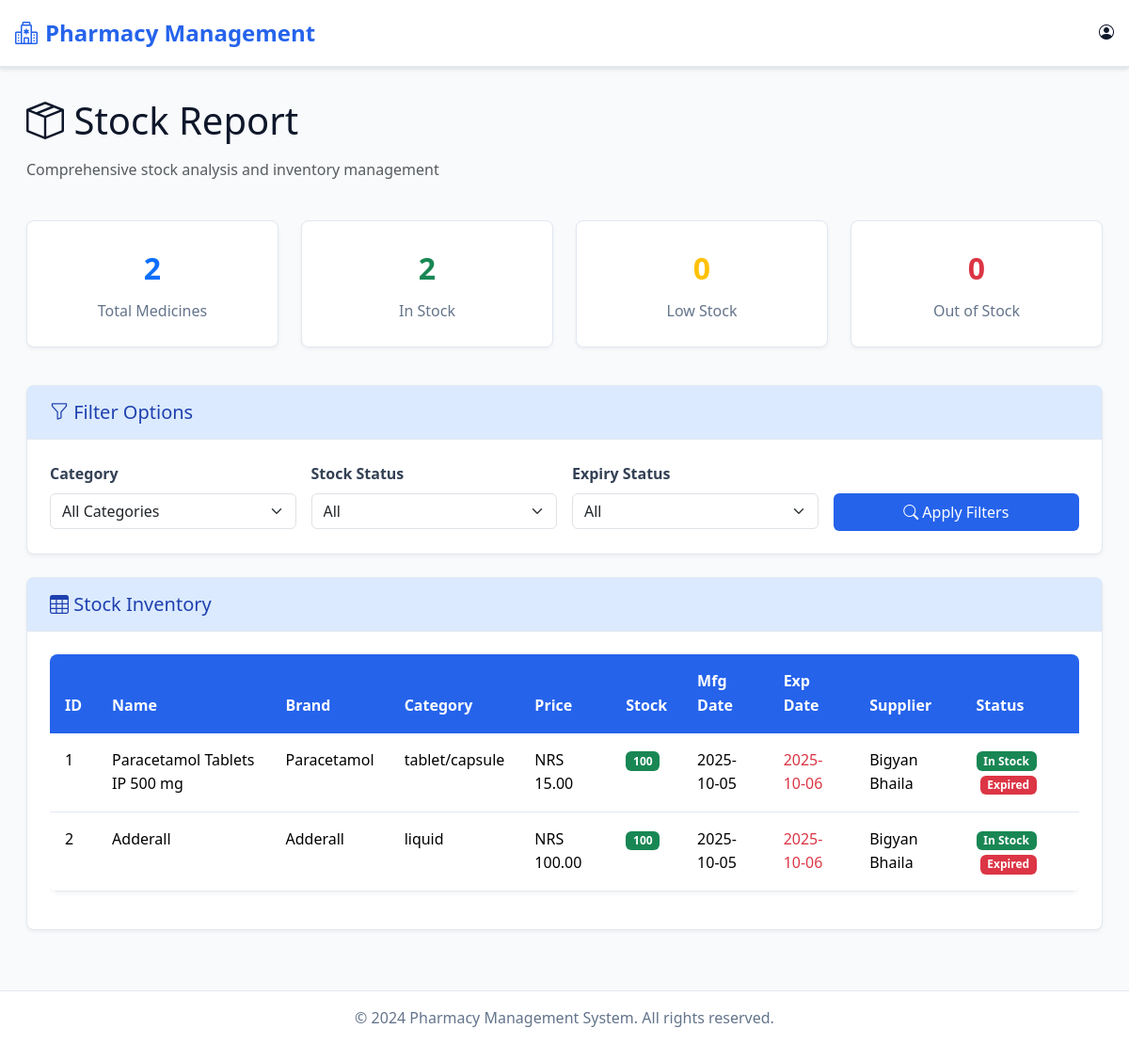
The app's page /stock/stock_report/, older data.
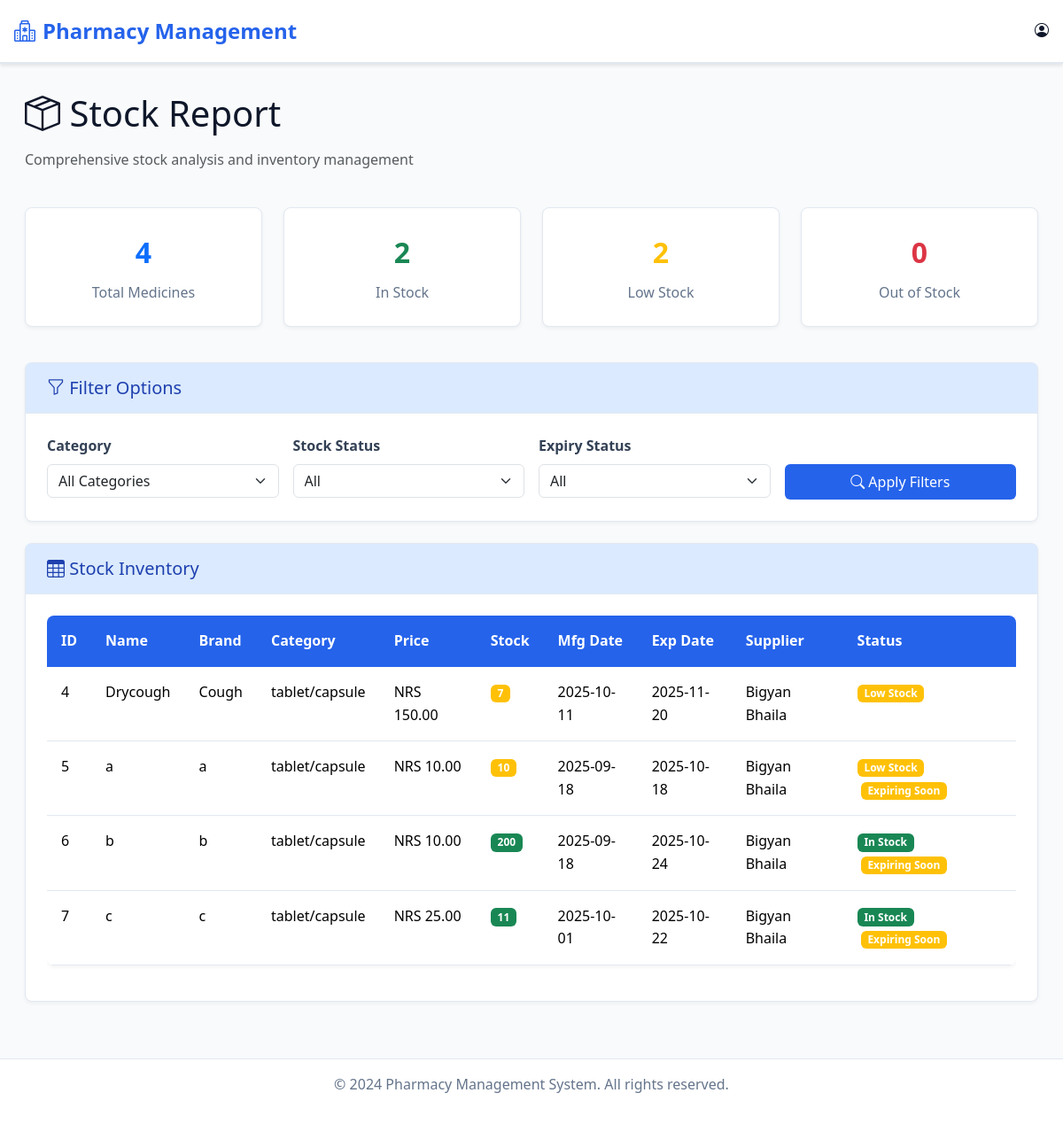
The same page, newer data.
### medicine/models.py (models this page shows, shortened)
class Medicine(models.Model):
    medicine_id = models.AutoField(primary_key=True)   # custom PK
    name = models.CharField(max_length=100)
    brand_name = models.CharField(max_length=100)
    CATEGORY_CHOICES = [
        ("tablet/capsule", "Tablet/Capsule"),
        ("liquid", "Liquid"),
        ("patch", "Patch"),
        ("cream", "Topical Cream"),
    ]
    category = models.CharField(max_length=20, choices=CATEGORY_CHOICES, default="tablet/capsule")
    mfg_date = models.DateField()
    exp_date = models.DateField()
    price = models.DecimalField(max_digits=10, decimal_places=2)
    stock_qty = models.PositiveIntegerField(default=0)
    supplier = models.ForeignKey(Supplier, on_delete=models.CASCADE, related_name="medicines")

### supplier/models.py (models this page shows, shortened)
class Supplier(models.Model):
    id = models.AutoField(primary_key=True)   # auto increment id
    name = models.CharField(max_length=100)
    contact = models.CharField(max_length=20)
    address = models.TextField()

### pharmacy/views.py (the view)
# urls.py: path('stock/stock_report/', views.stock_report, name='stock_report'),
def stock_report(request):
    from datetime import timedelta
    medicines = Medicine.objects.all()
    today = date.today()
    expiring_soon_date = today + timedelta(days=30)
    total_medicines = medicines.count()
    in_stock = medicines.filter(stock_qty__gt=10).count()
    low_stock = medicines.filter(stock_qty__lte=10, stock_qty__gt=0).count()
    out_of_stock = medicines.filter(stock_qty__lte=0).count()
    return render(request, 'admin/stock/stock_report.html', {
        "medicines": medicines,
        "today": today,
        "expiring_soon_date": expiring_soon_date,
        "total_medicines": total_medicines,
        "in_stock": in_stock,
        "low_stock": low_stock,
        "out_of_stock": out_of_stock,
    })

### templates/admin/stock/stock_report.html (shortened to what this page needs)
{% extends "admin/base.html" %}
{% block content %}
<div class="container-fluid">
    <div class="row mb-4">
        <div class="col-12">
            <h1 class="mb-3">
                <i class="bi bi-box-seam"></i> Stock Report
            </h1>
            <p class="text-muted">Comprehensive stock analysis and inventory management</p>
        </div>
    </div>
    <div class="row mb-4">
        <div class="col-lg-3 col-md-6 mb-3">
            <div class="stat-card">
                <div class="stat-number text-primary">{{ total_medicines }}</div>
                <div class="stat-label">Total Medicines</div>
            </div>
        </div>
        <div class="col-lg-3 col-md-6 mb-3">
            <div class="stat-card">
                <div class="stat-number text-success">{{ in_stock }}</div>
                <div class="stat-label">In Stock</div>
            </div>
        </div>
        <div class="col-lg-3 col-md-6 mb-3">
            <div class="stat-card">
                <div class="stat-number text-warning">{{ low_stock }}</div>
                <div class="stat-label">Low Stock</div>
            </div>
        </div>
        <div class="col-lg-3 col-md-6 mb-3">
            <div class="stat-card">
                <div class="stat-number text-danger">{{ out_of_stock }}</div>
                <div class="stat-label">Out of Stock</div>
            </div>
        </div>
    </div>
    <div class="row mb-4">
        <div class="col-12">
            <div class="card">
                <div class="card-header">
                    <h5 class="mb-0">
                        <i class="bi bi-funnel"></i> Filter Options
                    </h5>
                </div>
                <div class="card-body">
                    <div class="row g-3">
                        <div class="col-md-3">
                            <label for="categoryFilter" class="form-label">Category</label>
                            <select id="categoryFilter" class="form-select">
                                <option value="">All Categories</option>
                            </select>
                        </div>
                        <div class="col-md-3">
                            <label for="stockFilter" class="form-label">Stock Status</label>
                            <select id="stockFilter" class="form-select">
                                <option value="">All</option>
                            </select>
                        </div>
                        <div class="col-md-3">
                            <label for="expiryFilter" class="form-label">Expiry Status</label>
                            <select id="expiryFilter" class="form-select">
                                <option value="">All</option>
                            </select>
                        </div>
                        <div class="col-md-3">
                            <label class="form-label">&nbsp;</label>
                            <div class="d-grid">
                                <button onclick="applyFilters()" class="btn btn-primary">
                                    <i class="bi bi-search"></i> Apply Filters
                                </button>
                            </div>
                        </div>
                    </div>
                </div>
            </div>
        </div>
    </div>
    <div class="row">
        <div class="col-12">
            <div class="card">
                <div class="card-header">
                    <h5 class="mb-0">
                        <i class="bi bi-table"></i> Stock Inventory
                    </h5>
                </div>
                <div class="card-body">
                    <div class="table-responsive">
                        <table class="table" id="stockTable">
                            <thead>
                                <tr>
                                    <th>ID</th>
                                    <th>Name</th>
                                    <th>Brand</th>
                                    <th>Category</th>
                                    <th>Price</th>
                                    <th>Stock</th>
                                    <th>Mfg Date</th>
                                    <th>Exp Date</th>
                                    <th>Supplier</th>
                                    <th>Status</th>
                                </tr>
                            </thead>
                            <tbody>
                                {% for medicine in medicines %}
                                <tr>
                                    <td>{{ medicine.medicine_id }}</td>
                                    <td>{{ medicine.name }}</td>
                                    <td>{{ medicine.brand_name }}</td>
                                    <td>{{ medicine.category }}</td>
                                    <td>NRS {{ medicine.price|floatformat:2 }}</td>
                                    <td>
                                        <span class="badge {% if medicine.stock_qty <= 0 %}bg-danger{% elif medicine.stock_qty <= 10 %}bg-warning{% else %}bg-success{% endif %}">
                                            {{ medicine.stock_qty }}
                                        </span>
                                    </td>
                                    <td>{{ medicine.mfg_date|date:"Y-m-d" }}</td>
                                    <td>
                                        <span class="{% if medicine.exp_date < today %}text-danger{% endif %}">
                                            {{ medicine.exp_date|date:"Y-m-d" }}
                                        </span>
                                    </td>
                                    <td>{{ medicine.supplier.name|default:"N/A" }}</td>
                                    <td>
                                        {% if medicine.stock_qty <= 0 %}
                                            <span class="badge bg-danger">Out of Stock</span>
                                        {% elif medicine.stock_qty <= 10 %}
                                            <span class="badge bg-warning">Low Stock</span>
                                        {% else %}
                                            <span class="badge bg-success">In Stock</span>
                                        {% endif %}
                                        {% if medicine.exp_date < today %}
                                            <span class="badge bg-danger ms-1">Expired</span>
                                        {% elif medicine.exp_date <= expiring_soon_date %}
                                            <span class="badge bg-warning ms-1">Expiring Soon</span>
                                        {% endif %}
                                    </td>
                                </tr>
                                {% empty %}
                                <tr>
                                    <td colspan="10" class="text-center text-muted">No medicines found</td>
                                </tr>
                                {% endfor %}
                            </tbody>
                        </table>
                    </div>
                </div>
            </div>
        </div>
    </div>
</div>
<link rel="stylesheet" href="https://cdn.datatables.net/1.13.6/css/dataTables.bootstrap5.min.css">
<link rel="stylesheet" href="https://cdn.datatables.net/buttons/2.4.1/css/buttons.bootstrap5.min.css">
{% endblock %}

### templates/admin/base.html (shortened to what this page needs)
<!DOCTYPE html>
<html lang="en">
<head>
    <link href="https://cdn.jsdelivr.net/npm/bootstrap@5.3.2/dist/css/bootstrap.min.css" rel="stylesheet">
    <link href="https://cdn.jsdelivr.net/npm/bootstrap-icons@1.11.1/font/bootstrap-icons.min.css" rel="stylesheet">
</head>
<body>
    <header class="header">
        <div class="header-content">
            <a href="{% url 'index' %}" class="logo">
                <i class="bi bi-hospital"></i>
                Pharmacy Management
            </a>
            <div class="user-info">
                <i class="bi bi-person-circle"></i>
            </div>
        </div>
    </header>
    <main class="main-content">
        {% block content %}{% endblock %}
    </main>
    <footer class="footer">
        <p>&copy; 2024 Pharmacy Management System. All rights reserved.</p>
    </footer>
</body>
</html>

### templates/admin/base.html (style rules this page uses)
:root { --primary-blue: #2563eb; --light-blue: #dbeafe; --dark-blue: #1e40af; --white: #ffffff; --light-gray: #f8fafc; --gray: #64748b; --dark-gray: #334155; --black: #0f172a; --border-color: #e2e8f0; --success: #10b981; --warning: #f59e0b; --danger: #ef4444; }
* { margin: 0; padding: 0; box-sizing: border-box; }
body { font-family: 'Segoe UI', Tahoma, Geneva, Verdana, sans-serif; background-color: var(--light-gray); color: var(--black); line-height: 1.6; }
.header { background-color: var(--white); border-bottom: 2px solid var(--border-color); padding: 1rem 0; box-shadow: 0 2px 4px rgba(0,0,0,0.1); }
.header-content { display: flex; justify-content: space-between; align-items: center; max-width: 1200px; margin: 0 auto; padding: 0 1rem; }
.logo { display: flex; align-items: center; gap: 0.5rem; color: var(--primary-blue); font-weight: bold; font-size: 1.5rem; text-decoration: none; }
.user-info { display: flex; align-items: center; gap: 1rem; }
.main-content { max-width: 1200px; margin: 0 auto; padding: 2rem 1rem; min-height: calc(100vh - 200px); }
.card { background-color: var(--white); border: 1px solid var(--border-color); border-radius: 8px; box-shadow: 0 2px 4px rgba(0,0,0,0.05); transition: box-shadow 0.3s ease; }
.card-header { background-color: var(--light-blue); border-bottom: 1px solid var(--border-color); padding: 1rem 1.5rem; font-weight: 600; color: var(--dark-blue); }
.card-body { padding: 1.5rem; }
.btn { border-radius: 6px; font-weight: 500; padding: 0.5rem 1rem; border: none; transition: all 0.3s ease; text-decoration: none; display: inline-block; }
.btn-primary { background-color: var(--primary-blue); color: var(--white); }
.table { background-color: var(--white); border-radius: 8px; overflow: hidden; box-shadow: 0 2px 4px rgba(0,0,0,0.05); }
.table thead th { background-color: var(--primary-blue); color: var(--white); border: none; padding: 1rem; font-weight: 600; }
.table tbody td { padding: 1rem; border-bottom: 1px solid var(--border-color); }
.form-label { font-weight: 600; color: var(--dark-gray); margin-bottom: 0.5rem; }
.stat-card { background-color: var(--white); border: 1px solid var(--border-color); border-radius: 8px; padding: 1.5rem; text-align: center; box-shadow: 0 2px 4px rgba(0,0,0,0.05); }
.stat-number { font-size: 2rem; font-weight: bold; color: var(--primary-blue); margin-bottom: 0.5rem; }
.stat-label { color: var(--gray); font-weight: 500; }
.footer { background-color: var(--white); border-top: 1px solid var(--border-color); padding: 1rem 0; text-align: center; color: var(--gray); margin-top: 2rem; }

Row changes from the older to the newer data that the page shows:
removed Medicine: medicine_id "1", name "Paracetamol Tablets IP 500 mg", brand_name "Paracetamol", category "tablet/capsule", price "15.00", stock_qty "100", mfg_date "2025-10-05", exp_date "2025-10-06", supplier.name "Bigyan Bhaila", shows "In Stock", shows "Expired"
removed Medicine: medicine_id "2", name "Adderall", brand_name "Adderall", category "liquid", price "100.00", stock_qty "100", mfg_date "2025-10-05", exp_date "2025-10-06", supplier.name "Bigyan Bhaila", shows "In Stock", shows "Expired"
added Medicine: medicine_id "4", name "Drycough", brand_name "Cough", category "tablet/capsule", price "150.00", stock_qty "7", mfg_date "2025-10-11", exp_date "2025-11-20", supplier.name "Bigyan Bhaila", shows "Low Stock"
added Medicine: medicine_id "5", name "a", brand_name "a", category "tablet/capsule", price "10.00", stock_qty "10", mfg_date "2025-09-18", exp_date "2025-10-18", supplier.name "Bigyan Bhaila", shows "Low Stock", shows "Expiring Soon"
added Medicine: medicine_id "6", name "b", brand_name "b", category "tablet/capsule", price "10.00", stock_qty "200", mfg_date "2025-09-18", exp_date "2025-10-24", supplier.name "Bigyan Bhaila", shows "In Stock", shows "Expiring Soon"
added Medicine: medicine_id "7", name "c", brand_name "c", category "tablet/capsule", price "25.00", stock_qty "11", mfg_date "2025-10-01", exp_date "2025-10-22", supplier.name "Bigyan Bhaila", shows "In Stock", shows "Expiring Soon"
Text that changed along with them:
{{ total_medicines }}: "2" → "4"
{{ low_stock }}: "0" → "2"
